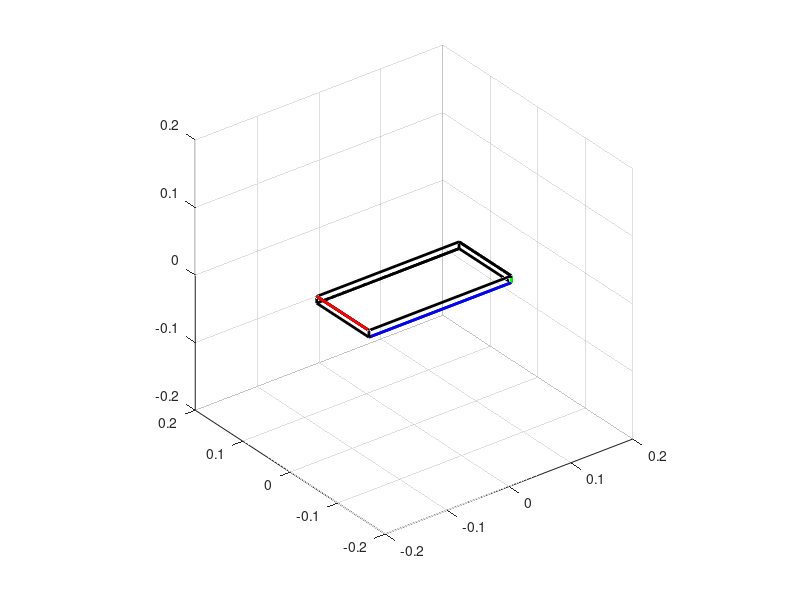

MATLAB code to generate this figure: (Note: this script raises an error after producing the figure.)
%% Space Engineering 3 Assignment 3
% Author: Zoren Liu
% SID: 440353416
%

clear; close all; clc;

%% Question 1

% Initial conditions
omega_x = 0;%pi/2*0.025; % Angular velocity (rad/s)
omega_y = 0;%pi/2*0.025;
omega_z = pi/2;


% Properties of rectangular plate
a = 0.230;   % Length (m)
b = 0.01;    % Height (m)
c = 0.11;   % Width (m)
m = 1;      % Mass (kg)

% a) Calculate moments of inertia
Ixx = m*(a^2+b^2)/12;   % Intermediate moment of inertia
Iyy = m*(a^2+c^2)/12;   % Maximum moment of inertia
Izz = m*(b^2+c^2)/12;   % Lowest moment of inertia

% b) Calculate magnitude of inertial angular momentum vector L_tot
Lx = Ixx*omega_x;
Ly = Iyy*omega_y;
Lz = Izz*omega_z;
L_tot = Lx + Ly + Lz;

% c) Calculate the maximum angular velocity in the three principle axes
% Since angular momentum is fixed, then the theoretical maximum angular
% velocity of an axis is when the angular velocities of the other two axes
% are zero
omega_x_temp = 0;
omega_y_temp = 0;
omega_z_temp = 0;

omega_x_max = (L_tot - Iyy*omega_y_temp - Izz*omega_z_temp)/(Ixx);
omega_y_max = (L_tot - Ixx*omega_x_temp - Izz*omega_z_temp)/(Iyy);
omega_z_max = (L_tot - Ixx*omega_x_temp - Iyy*omega_y_temp)/(Izz);

% d) Calculate the magnitude of the rotational kinetic energy for the three
% principal axes components in the body reference frame (Exx, Eyy, Ezz).
Exx = 1/2*Ixx*omega_x^2;
Eyy = 1/2*Iyy*omega_y^2;
Ezz = 1/2*Izz*omega_z^2;

% E = Exx + Eyy + Ezz;

% e)
% Copper wire
l_Cu = 17.7; % cm
d_Cu = 0.1; % cm
rho_Cu = 9; % g/cm^3
m_Cu = pi*(d_Cu/2)^2*l_Cu*rho_Cu;
temp_0 = 0; % Celcius
C_Cu = 0.385; % Joules/g


E_max = 1/2*L_tot*omega_z;
E_min = 1/2*L_tot*omega_y_max;
delta_E = E_max - E_min;

% % Assuming pure rotation in z-axis
% L_ini = Izz*omega_z;
% E_max = 1/2*L_ini*omega_z;
% omega_y_max_2 = L_ini/Iyy;
% E_min = 1/2*L_ini*omega_y_max_2;
% delta_E = E_max - E_min;

temp_end = delta_E/(C_Cu*m_Cu)+temp_0;

%% Question 2

plate.A = [-a/2 -c/2 -b/2];
plate.B = [a/2 -c/2 -b/2];
plate.C = [-a/2 c/2 -b/2];
plate.D = [-a/2 -c/2 b/2];
plate.E = [-a/2 c/2 b/2];
plate.F = [a/2 -c/2 b/2];
plate.G = [a/2 c/2 -b/2];
plate.H = [a/2 c/2 b/2];

origin = [0, 0, 0];

sim_type = 1;
axis_type = 1;
animStep = 100;
time = 60;
dt = 0.001;
tvec = (dt:dt:time)';

switch sim_type
    case 1
        P = [plate.A;plate.B;plate.F;plate.H;...
            plate.G;plate.C;plate.A;plate.D;...
            plate.E;plate.H;plate.F;plate.D;...
            plate.E;plate.C;plate.G;plate.B];
        plot3(P(:,1),P(:,2),P(:,3),'k', 'LineWidth', 2), hold on % original cube
        plot3(P(1:2,1),P(1:2,2),P(1:2,3),'b', 'LineWidth', 2)
        plot3(P(8:9,1),P(8:9,2),P(8:9,3),'r', 'LineWidth', 2)
        plot3(P(2:3,1),P(2:3,2),P(2:3,3),'g', 'LineWidth', 2); hold off
        %     case 2
        %         vert_p = [A;B;G;C;D;F;H;E];
        %         face_p = [1 2 3 4; 5 6 7 8; 1 2 6 5; 3 4 8 7; 1 4 8 5; 2 3 7 6];
        %         colour_p = [0 1 0; 0 1 0; 1 0 0; 1 0 0; 0 0 1; 0 0 1];
        %         P = patch('Vertices', vert_p, 'Faces', face_p,...
        %             'FaceVertexCData', colour_p, 'FaceColor', 'flat');
end
axis equal; grid on; axis([-0.20 0.20 -0.20 0.20 -0.20 0.20]); rotate3d on;

switch axis_type
    case 1 % About x
        omega_x = -pi/2;
        omega_y = 0.01;
        omega_z = 0.01;
    case 2 % About y
        omega_x = -0.1;
        omega_y = pi/2;
        omega_z = 0.1;
    case 3 % About z
        omega_x = -0.1;
        omega_y = 0.1;
        omega_z = pi/2;
end

ang_x = 0;
ang_y = 0;
ang_z = 0;

omega = zeros(length(tvec),3);
omega(1, :) = [omega_x, omega_y, omega_z];
ang(1, :) = [0, 0, 0];
counter = 0;

for n = 2:length(tvec)
    
    omega_x_dot = (Iyy-Izz)*omega(n-1, 2)*omega(n-1, 3)/Ixx;
    omega_y_dot = (Izz-Ixx)*omega(n-1, 3)*omega(n-1, 1)/Iyy;
    omega_z_dot = (Ixx-Iyy)*omega(n-1, 1)*omega(n-1, 2)/Izz;
    
    omega(n, 1) = omega(n-1, 1) + omega_x_dot*dt;
    omega(n, 2) = omega(n-1, 2) + omega_y_dot*dt;
    omega(n, 3) = omega(n-1, 3) + omega_z_dot*dt;
    
    ang(n, 1) = ang(n-1, 1) + omega(n, 1)*dt;
    ang(n, 2) = ang(n-1, 2) + omega(n, 2)*dt;
    ang(n, 3) = ang(n-1, 3) + omega(n, 3)*dt;
    
end

ang2(:, 1) = cumtrapz(omega(:, 1))*dt;
ang2(:, 2) = cumtrapz(omega(:, 2))*dt;
ang2(:, 3) = cumtrapz(omega(:, 3))*dt;

% Euler angles
dcmMtr = dcm([ang2(:, 2), ang2(:, 1), ang2(:, 3)]);
P_plot = zeros(size(P, 1), size(P, 2), length(dcmMtr));
for n = 1:length(tvec)
    P_plot(:, :, n) = P*dcmMtr(:, :, n);
end

% Quaternions
q = e2q([ang2(:, 2), ang2(:, 1), ang2(:, 3)]');
dcmMtr = dcmQuat(q');
P_plot = zeros(size(P, 1), size(P, 2), length(dcmMtr));
for n = 1:length(tvec)
    P_plot(:, :, n) = P*dcmMtr(:, :, n);
end

E(:, 1) = 1/2*Ixx*omega(:, 1).^2;
E(:, 2) = 1/2*Iyy*omega(:, 2).^2;
E(:, 3) = 1/2*Izz*omega(:, 3).^2;
Etot = E(:, 1) + E(:, 2) + E(:, 3);

ellips1(:, 1) = 2*Etot./Ixx;
ellips1(:, 2) = 2*Etot./Iyy;
ellips1(:, 3) = 2*Etot./Izz;

L(:, 1) = omega(:, 1).*Ixx;
L(:, 2) = omega(:, 2).*Iyy;
L(:, 3) = omega(:, 3).*Izz;
Ltot = sqrt(sum(L.^2, 2));

ellips2(:, 1) = Ltot.^2/Ixx^2;
ellips2(:, 2) = Ltot.^2/Iyy^2;
ellips2(:, 3) = Ltot.^2/Izz^2;

d = 2*Etot./Ltot.^2;

for o = 1:animStep:length(tvec)
    o
    figure(1)
    switch sim_type
        case 1
            subplot(1,2,1)
            plot3(P_plot(:,1,o),P_plot(:,2,o),P_plot(:,3,o),'k', 'LineWidth', 2), hold on
            plot3(P_plot(1:2,1,o),P_plot(1:2,2,o),P_plot(1:2,3,o),'b', 'LineWidth', 2)
            plot3(P_plot(8:9,1,o),P_plot(8:9,2,o),P_plot(8:9,3,o),'r', 'LineWidth', 2)
            plot3(P_plot(2:3,1,o),P_plot(2:3,2,o),P_plot(2:3,3,o),'g', 'LineWidth', 2)
            plot3(0,0,0,'or')
            xlabel('y'); ylabel('x'); zlabel('z')
            axis equal; grid on; axis([-0.20 0.20 -0.20 0.20 -0.20 0.20]); rotate3d on; hold off
            drawnow
        case 2
            subplot(1,2,1)
            rotate(P, [0 1 0], rad2deg(omega(o, 1)*dt*animStep), origin);
            rotate(P, [1 0 0], rad2deg(omega(o, 2)*dt*animStep), origin);
            rotate(P, [0 0 1], rad2deg(omega(o, 3)*dt*animStep), origin);
            axis equal; grid on; axis([-0.20 0.20 -0.20 0.20 -0.20 0.20]); rotate3d on; hold off
            drawnow
    end
    
%     subplot(1,2,2)
%     plot(tvec(1:o), omega(1:o, 2), tvec(1:o), omega(1:o, 1), tvec(1:o), omega(1:o, 3),...
%         tvec(1:o), Ltot(1:o),'LineWidth', 1.5)
%     xlabel('Time (s)'); ylabel('\omega (rad/s)');
%     legend('\omega_x', '\omega_y', '\omega_z')
%     grid on
%     hold off
    
    
    
            [x1, y1, z1] = ellipsoid(0,0,0,sqrt(ellips1(o, 1)),sqrt(ellips1(o, 2)),sqrt(ellips1(o, 3)),30);
            [x2, y2, z2] = ellipsoid(0,0,0,sqrt(ellips2(o, 1)),sqrt(ellips2(o, 2)),sqrt(ellips2(o, 3)),30);
    
    %         [x1, y1, z1] = ellipsoid(0,0,0,Lsum(o),Lsum(o),Lsum(o),30);
    %         [x2, y2, z2] = ellipsoid(0,0,0,ellips2(o, 1),ellips2(o, 2),ellips2(o, 3),30);
    
            figure(2)
            surf(x1, y1, z1, 'edgecolor', 'none','FaceAlpha',0.3,'FaceColor',[0.9100 0.4100 0.1700])
             hold on;
            surf(x2, y2, z2, 'edgecolor', 'none','FaceAlpha',0.3,'FaceColor',[0 0 1])
            xlabel('\omega_y'); ylabel('\omega_x'); zlabel('\omega_z')
            axis([-5 5 -5 5 -10 10]); grid on;
    %         axis tight; axis equal; grid on;
            plot3(omega(:, 1),omega(:, 2),omega(:, 3),'r.')
    
            drawnow; hold off;
    
end



figure(2)
plot(tvec, omega(:, 1), tvec, omega(:, 2), tvec, omega(:, 3),...
    'LineWidth', 1.5)
xlabel('Time (s)'); ylabel('\omega (rad/s)');
legend('\omega_x', '\omega_y', '\omega_z')
grid on
figure(3)
plot(tvec, ang(:, 1), tvec, ang(:, 2), tvec, ang(:, 3),...
    'LineWidth', 1.5)
xlabel('Time (s)'); ylabel('Angle (rad)');
legend('ang_x', 'ang_y', 'ang_z')
grid on



% figure(2)
% plot(tvec, rad2deg(omegaDB(:, 1)), tvec, rad2deg(omegaDB(:, 2)), tvec, rad2deg(omegaDB(:, 3)),...
%     'LineWidth', 1.5)
% xlabel('Time (s)'); ylabel('\omega (deg/s)');
% legend('\omega_x', '\omega_y', '\omega_z')
% grid on
% figure(3)
% plot(tvec, rad2deg(angDB(:, 1)), tvec, rad2deg(angDB(:, 2)), tvec, rad2deg(angDB(:, 3)),...
%     'LineWidth', 1.5)
% xlabel('Time (s)'); ylabel('Angle (deg)');
% legend('ang_x', 'ang_y', 'ang_z')
% grid on



